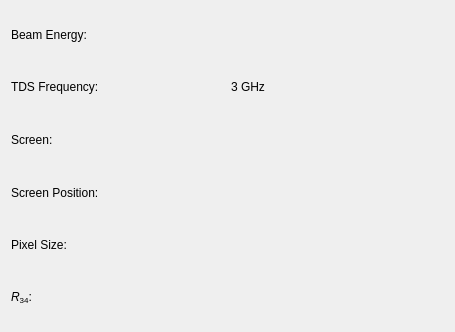
<?xml version="1.0" encoding="UTF-8"?>
<ui version="4.0">
 <class>Form</class>
 <widget class="QWidget" name="Form">
  <property name="geometry">
   <rect>
    <x>0</x>
    <y>0</y>
    <width>455</width>
    <height>332</height>
   </rect>
  </property>
  <property name="windowTitle">
   <string>Form</string>
  </property>
  <layout class="QGridLayout" name="gridLayout">
   <item row="0" column="0">
    <widget class="QLabel" name="beam_energy_label">
     <property name="text">
      <string>Beam Energy:</string>
     </property>
    </widget>
   </item>
   <item row="0" column="1">
    <widget class="QLabel" name="beam_energy_value_label">
     <property name="text">
      <string/>
     </property>
    </widget>
   </item>
   <item row="1" column="0">
    <widget class="QLabel" name="tds_frequency_label">
     <property name="text">
      <string>TDS Frequency:</string>
     </property>
    </widget>
   </item>
   <item row="1" column="1">
    <widget class="QLabel" name="tds_frequency_value_label">
     <property name="font">
      <font>
       <family>.AppleSystemUIFont</family>
      </font>
     </property>
     <property name="text">
      <string>3 GHz</string>
     </property>
    </widget>
   </item>
   <item row="2" column="0">
    <widget class="QLabel" name="screen_label">
     <property name="text">
      <string>Screen:</string>
     </property>
    </widget>
   </item>
   <item row="2" column="1">
    <widget class="QLabel" name="screen_value_label">
     <property name="text">
      <string/>
     </property>
    </widget>
   </item>
   <item row="3" column="0">
    <widget class="QLabel" name="screen_position_label">
     <property name="text">
      <string>Screen Position:</string>
     </property>
    </widget>
   </item>
   <item row="3" column="1">
    <widget class="QLabel" name="screen_position_value_label">
     <property name="text">
      <string/>
     </property>
    </widget>
   </item>
   <item row="4" column="0">
    <widget class="QLabel" name="pixel_size_label">
     <property name="text">
      <string>Pixel Size:</string>
     </property>
    </widget>
   </item>
   <item row="4" column="1">
    <widget class="QLabel" name="pixel_size_value_label">
     <property name="text">
      <string/>
     </property>
    </widget>
   </item>
   <item row="5" column="0">
    <widget class="QLabel" name="r12_streaking_label">
     <property name="text">
      <string>&lt;html&gt;&lt;head/&gt;&lt;body&gt;&lt;p&gt;&lt;span style=&quot; font-style:italic;&quot;&gt;R&lt;/span&gt;&lt;span style=&quot; vertical-align:sub;&quot;&gt;34&lt;/span&gt;:&lt;/p&gt;&lt;/body&gt;&lt;/html&gt;</string>
     </property>
    </widget>
   </item>
   <item row="5" column="1">
    <widget class="QLabel" name="r12_streaking_value_label">
     <property name="text">
      <string/>
     </property>
    </widget>
   </item>
  </layout>
 </widget>
 <resources/>
 <connections/>
</ui>
